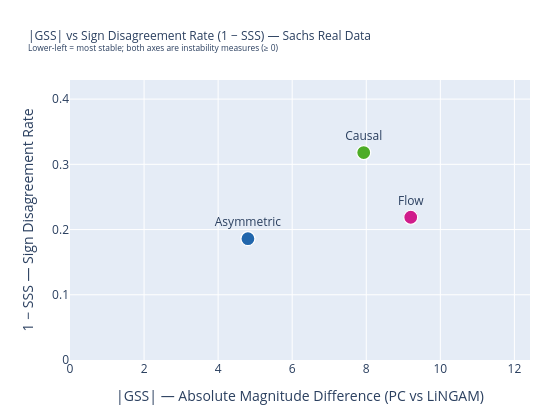

Write notebook code for a chart like this one.
### Code cell
# ── Cross-evaluation: |GSS| vs (1 − SSS) scatter ─────────────────────────────
df_cross = df_gss[["Method", "MeanGSS"]].merge(
    df_sss[["Method", "MeanSSS"]], on="Method"
)
df_cross["SignFlipRate"] = 1 - df_cross["MeanSSS"]

fig_cross = plot_gss_sss_scatter(
    df_gss        = df_gss,
    df_sss        = df_sss,
    method_colors = METHOD_COLORS,
    dataset       = "Sachs Real Data",
    height        = 420,
    width         = 560,
)

### Figure 1 — Plotly figure (JSON) as saved in the notebook; plotly's stock layout.template omitted (floating-point values rounded to 4 significant figures)
{"data": [{"hovertemplate": "<b>Asymmetric</b><br>|GSS|: %{x:.4f}<br>1−SSS: %{y:.3f}<extra></extra>", "marker": {"color": "#2166ac", "line": {"color": "white", "width": 1.2}, "size": 14, "symbol": "circle"}, "mode": "markers+text", "name": "Asymmetric", "text": ["Asymmetric"], "textposition": "top center", "type": "scatter", "x": [4.805], "y": [0.186]}, {"hovertemplate": "<b>Causal</b><br>|GSS|: %{x:.4f}<br>1−SSS: %{y:.3f}<extra></extra>", "marker": {"color": "#4dac26", "line": {"color": "white", "width": 1.2}, "size": 14, "symbol": "circle"}, "mode": "markers+text", "name": "Causal", "text": ["Causal"], "textposition": "top center", "type": "scatter", "x": [7.931], "y": [0.318]}, {"hovertemplate": "<b>Flow</b><br>|GSS|: %{x:.4f}<br>1−SSS: %{y:.3f}<extra></extra>", "marker": {"color": "#d01c8b", "line": {"color": "white", "width": 1.2}, "size": 14, "symbol": "circle"}, "mode": "markers+text", "name": "Flow", "text": ["Flow"], "textposition": "top center", "type": "scatter", "x": [9.201], "y": [0.2188]}], "layout": {"height": 420, "margin": {"b": 60, "l": 70, "r": 30, "t": 80}, "showlegend": false, "title": {"font": {"size": 12}, "text": "|GSS| vs Sign Disagreement Rate (1 − SSS) — Sachs Real Data<br><sup>Lower-left = most stable; both axes are instability measures (≥ 0)</sup>"}, "width": 560, "xaxis": {"range": [0, 12.42], "title": {"text": "|GSS| — Absolute Magnitude Difference (PC vs LiNGAM)"}, "zeroline": false}, "yaxis": {"range": [0, 0.4293], "title": {"text": "1 − SSS — Sign Disagreement Rate"}, "zeroline": false}}}
